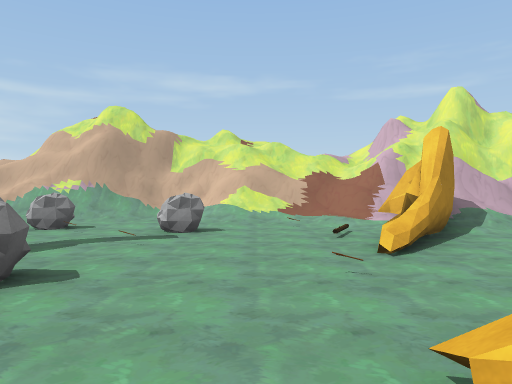
view 1 (above)

12 first-person views from a walk through a scene from a Unity 3-D project. The camera is 1.4 m above the floor, looks level and sees 70° across. The floor is counted in squares, 2 m on a side. Each view is taken from the middle of a square. On the plan, view 1 faces up. The plan holds only what a view shows up to about 11 squares ahead; the rest is blank. The place goes on beyond the plan. The player is left out. Some surface patterns are stand-ins.

view 2
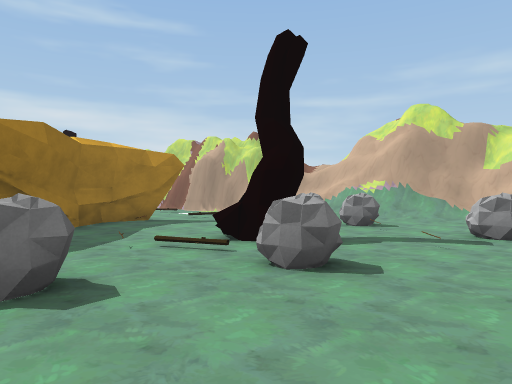

view 3
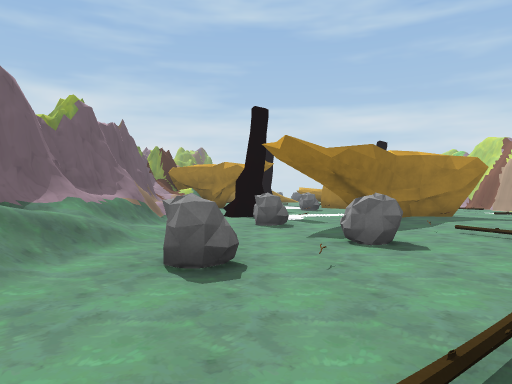

view 4
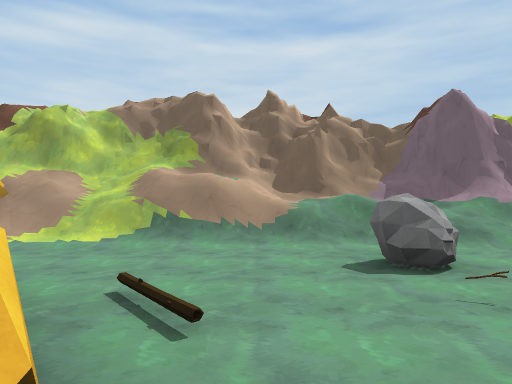

view 5
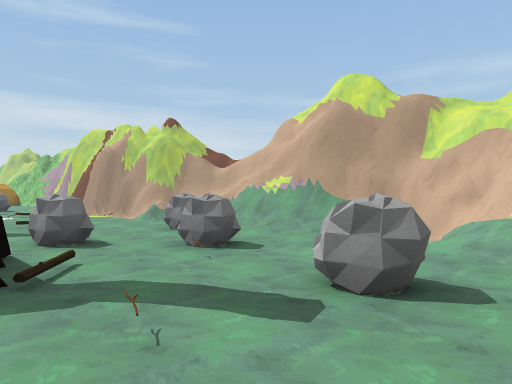

view 6
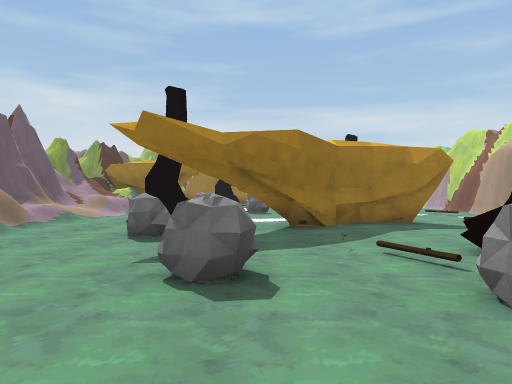

view 7
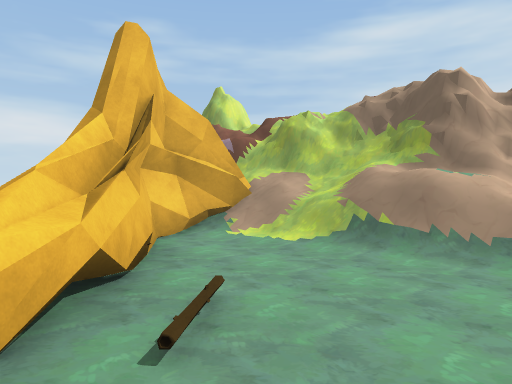

view 8
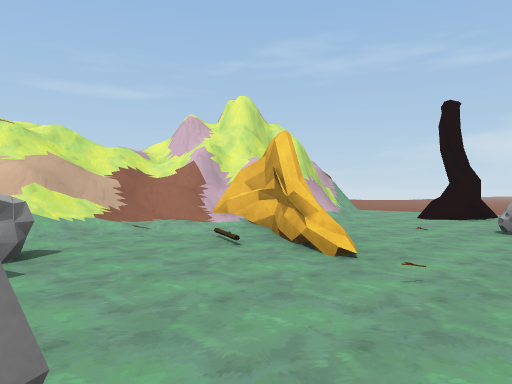

view 9
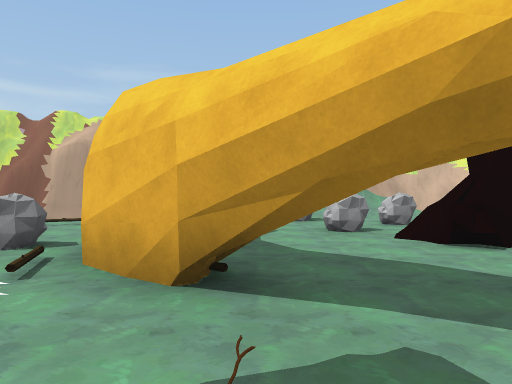

view 10
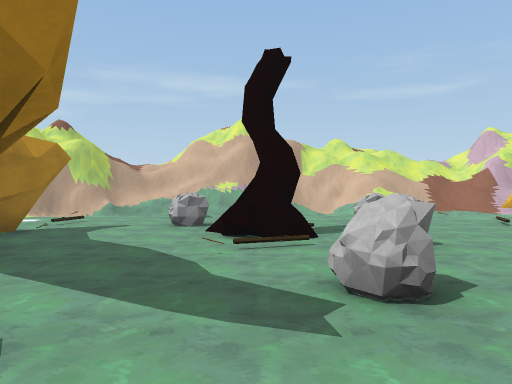

view 11
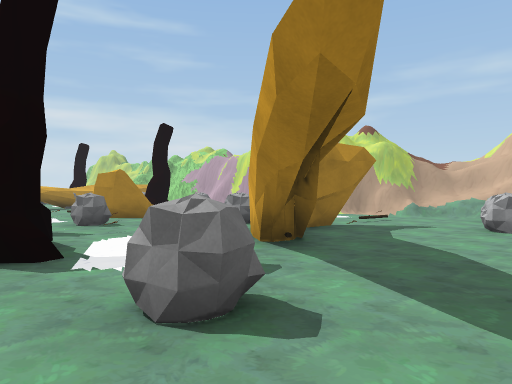

view 12
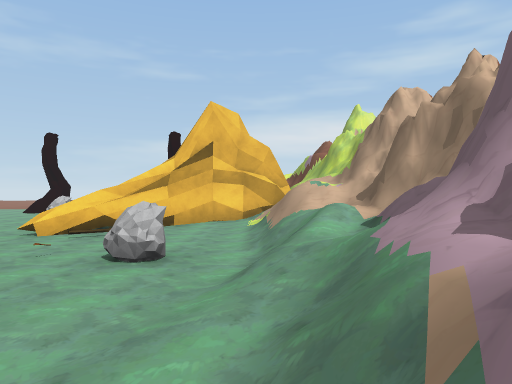

### Floor plan
Key: @ floor where view 1 was taken; # wall or solid block; x gap in a wall; . main floor; : floor 2.75 m higher than the main floor; + floor 3 m higher than the main floor; * floor 3.5 m higher than the main floor; % floor 3.75 m higher than the main floor; & floor 4.25 m higher than the main floor; / step, stairs or slope; = window, fence, low wall or low ledge; v drop or lower ground; R rock.
Columns run from 10 left of view 1 to 9 right of it. Each row starts with its distance up from view 1.
 12      #=   =
 11  *:===vv&&# %=##
 10  #===#####==+####
  9 ##==##=//=##x==###
  8 ....R.../////==###/
  7 ......R..R../#///...
  6 .....R.......#......
  5 ....... ....=#....##
  4 R##...#.....=.......
  3 .##.....R......R
  2 .###.........
  1 ...#...R...=.
  0 .../......@###
 -1  #/.R........##
 -2  ///....R.....##
 -3 ///////////////#
 -4 #######=///////#
 -5      #######/####
 -6           ####

Positions as (right, up) in squares from view 1, and headings:
1: (0, 0), facing up
2: (0, 0), facing up-left
3: (2, -1), facing left
4: (0, 2), facing down
5: (0, 4), facing up-left
6: (0, 1), facing left
7: (-1, 1), facing down-right
8: (-2, 2), facing up-right
9: (-7, -1), facing up
10: (-4, -2), facing up
11: (-4, -2), facing up-left
12: (-6, -3), facing right
